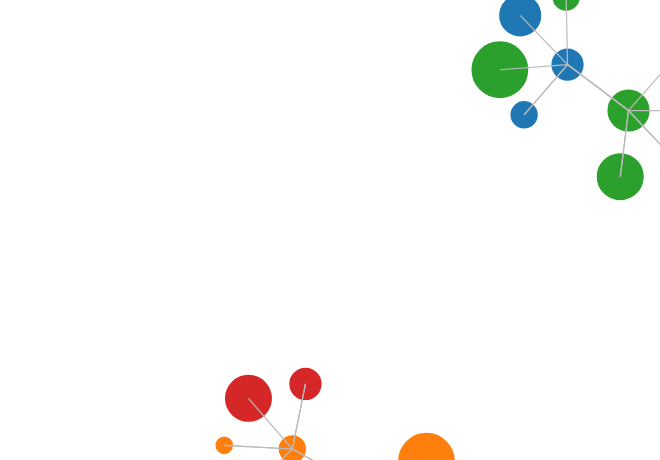

Express this chart as Vega-Lite.
### Vega specification from a JSON file in a GitHub repository (floating-point values rounded to 4 significant figures)
{"$schema": "https://vega.github.io/schema/vega/v6.json", "width": 320, "height": 220, "padding": 5, "autosize": "none", "data": [{"name": "node-data", "values": [{"name": "n0", "group": 0, "weight": 4, "gx": 40, "gy": 30}, {"name": "n1", "group": 1, "weight": 11, "gx": 77, "gy": 53}, {"name": "n2", "group": 2, "weight": 9, "gx": 114, "gy": 76}, {"name": "n3", "group": 3, "weight": 7, "gx": 151, "gy": 99}, {"name": "n4", "group": 0, "weight": 5, "gx": 188, "gy": 122}, {"name": "n5", "group": 1, "weight": 12, "gx": 225, "gy": 145}, {"name": "n6", "group": 2, "weight": 10, "gx": 262, "gy": 168}, {"name": "n7", "group": 3, "weight": 8, "gx": 59, "gy": 51}, {"name": "n8", "group": 0, "weight": 6, "gx": 96, "gy": 74}, {"name": "n9", "group": 1, "weight": 4, "gx": 133, "gy": 97}, {"name": "n10", "group": 2, "weight": 11, "gx": 170, "gy": 120}, {"name": "n11", "group": 3, "weight": 9, "gx": 207, "gy": 143}, {"name": "n12", "group": 0, "weight": 7, "gx": 244, "gy": 166}, {"name": "n13", "group": 1, "weight": 5, "gx": 41, "gy": 49}, {"name": "n14", "group": 2, "weight": 12, "gx": 78, "gy": 72}, {"name": "n15", "group": 3, "weight": 10, "gx": 115, "gy": 95}, {"name": "n16", "group": 0, "weight": 8, "gx": 152, "gy": 118}, {"name": "n17", "group": 1, "weight": 6, "gx": 189, "gy": 141}, {"name": "n18", "group": 2, "weight": 4, "gx": 226, "gy": 164}, {"name": "n19", "group": 3, "weight": 11, "gx": 263, "gy": 47}, {"name": "n20", "group": 0, "weight": 9, "gx": 60, "gy": 70}, {"name": "n21", "group": 1, "weight": 7, "gx": 97, "gy": 93}, {"name": "n22", "group": 2, "weight": 5, "gx": 134, "gy": 116}, {"name": "n23", "group": 3, "weight": 12, "gx": 171, "gy": 139}, {"name": "n24", "group": 0, "weight": 10, "gx": 208, "gy": 162}, {"name": "n25", "group": 1, "weight": 8, "gx": 245, "gy": 45}, {"name": "n26", "group": 2, "weight": 6, "gx": 42, "gy": 68}, {"name": "n27", "group": 3, "weight": 4, "gx": 79, "gy": 91}, {"name": "n28", "group": 0, "weight": 11, "gx": 116, "gy": 114}, {"name": "n29", "group": 1, "weight": 9, "gx": 153, "gy": 137}]}, {"name": "link-data", "values": [{"source": 0, "target": 2, "value": 1}, {"source": 1, "target": 7, "value": 2}, {"source": 2, "target": 12, "value": 3}, {"source": 3, "target": 17, "value": 1}, {"source": 4, "target": 22, "value": 2}, {"source": 5, "target": 27, "value": 3}, {"source": 6, "target": 2, "value": 1}, {"source": 7, "target": 7, "value": 2}, {"source": 8, "target": 12, "value": 3}, {"source": 9, "target": 17, "value": 1}, {"source": 10, "target": 22, "value": 2}, {"source": 11, "target": 27, "value": 3}, {"source": 12, "target": 2, "value": 1}, {"source": 13, "target": 7, "value": 2}, {"source": 14, "target": 12, "value": 3}, {"source": 15, "target": 17, "value": 1}, {"source": 16, "target": 22, "value": 2}, {"source": 17, "target": 27, "value": 3}, {"source": 18, "target": 2, "value": 1}, {"source": 19, "target": 7, "value": 2}, {"source": 20, "target": 12, "value": 3}, {"source": 21, "target": 17, "value": 1}, {"source": 22, "target": 22, "value": 2}, {"source": 23, "target": 27, "value": 3}, {"source": 24, "target": 2, "value": 1}, {"source": 25, "target": 7, "value": 2}, {"source": 26, "target": 12, "value": 3}, {"source": 27, "target": 17, "value": 1}, {"source": 28, "target": 22, "value": 2}, {"source": 29, "target": 27, "value": 3}, {"source": 0, "target": 2, "value": 1}, {"source": 1, "target": 7, "value": 2}, {"source": 2, "target": 12, "value": 3}, {"source": 3, "target": 17, "value": 1}, {"source": 4, "target": 22, "value": 2}, {"source": 5, "target": 27, "value": 3}, {"source": 6, "target": 2, "value": 1}, {"source": 7, "target": 7, "value": 2}, {"source": 8, "target": 12, "value": 3}, {"source": 9, "target": 17, "value": 1}]}], "scales": [{"name": "color", "type": "ordinal", "domain": {"data": "node-data", "field": "group"}, "range": {"scheme": "category10"}}], "marks": [{"name": "nodes", "type": "symbol", "from": {"data": "node-data"}, "encode": {"enter": {"fill": {"scale": "color", "field": "group"}, "stroke": {"value": "white"}}, "update": {"size": {"signal": "6 * datum.weight * datum.weight"}}}, "transform": [{"type": "force", "iterations": 250, "static": true, "forces": [{"force": "center", "x": 160, "y": 100}, {"force": "collide", "radius": {"expr": "sqrt(datum.size / 3.1416)"}, "iterations": 2}, {"force": "nbody", "strength": -25}, {"force": "link", "links": "link-data", "distance": 30}], "signal": "force"}]}, {"type": "path", "from": {"data": "link-data"}, "interactive": false, "encode": {"update": {"stroke": {"value": "#bbb"}, "strokeWidth": {"value": 0.6}}}, "transform": [{"type": "linkpath", "shape": "line", "sourceX": "datum.source.x", "sourceY": "datum.source.y", "targetX": "datum.target.x", "targetY": "datum.target.y", "require": {"signal": "force"}}]}]}
